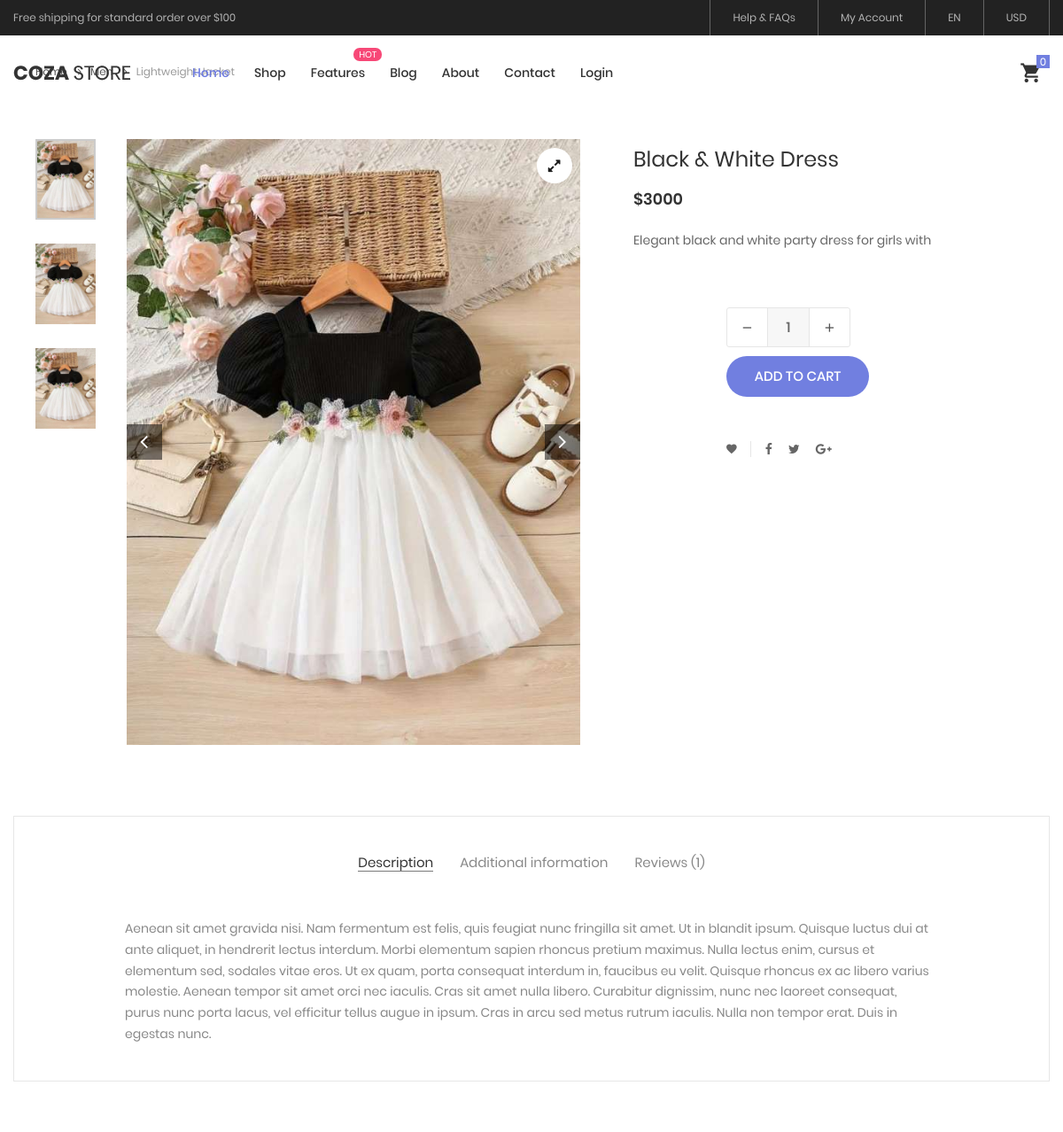
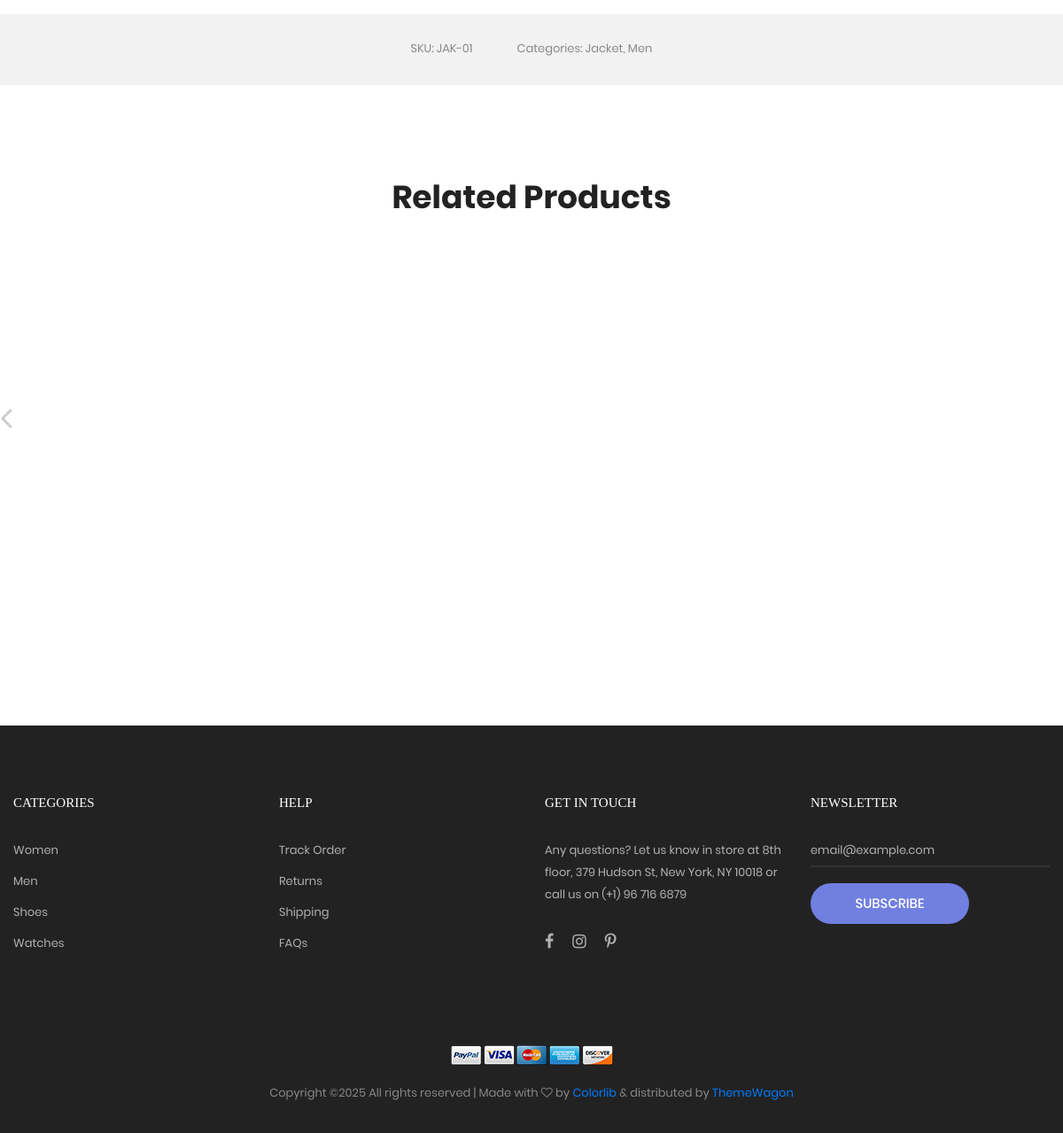
The app's page /product-detail.php?id=6 with its own data (2 pictures, top to bottom).
### tables this page shows
CREATE TABLE `add_product` (
  `p_id` int(11) NOT NULL,
  `p_name` varchar(20) DEFAULT NULL,
  `p_description` varchar(50) DEFAULT NULL,
  `p_qty` int(11) DEFAULT NULL,
  `p_price` int(11) DEFAULT NULL,
  `cat_id` int(11) DEFAULT NULL,
  `p_image` text DEFAULT NULL
);

### product-detail.php (the view, shortened to what this page needs)
<?php
include "header.php";
?>
	<div class="container">
		<div class="bread-crumb flex-w p-l-25 p-r-15 p-t-30 p-lr-0-lg">
			<a href="index.html" class="stext-109 cl8 hov-cl1 trans-04">
			</a>
			<a href="product.html" class="stext-109 cl8 hov-cl1 trans-04">
			</a>
			<span class="stext-109 cl4">
				Lightweight Jacket
			</span>
		</div>
	</div>
	<?php
	if(isset($_GET['id'])){
		$fetctproduct = mysqli_query($con, "SELECT * FROM add_product WHERE p_id = '".$_GET['id']."'");
		$data = mysqli_fetch_assoc($fetctproduct);
		?>
		<form action="code.php" method="POST">
	<section class="sec-product-detail bg0 p-t-65 p-b-60">
		<div class="container">
			<div class="row">
				<div class="col-md-6 col-lg-7 p-b-30">
					<div class="p-l-25 p-r-30 p-lr-0-lg">
						<div class="wrap-slick3 flex-sb flex-w">
							<div class="wrap-slick3-dots"></div>
							<div class="slick3 gallery-lb">
								<div class="item-slick3" data-thumb="image/<?php echo $data['p_image'];?>">
									<div class="wrap-pic-w pos-relative">
										<img src="image/<?php echo $data['p_image'];?>" alt="IMG-PRODUCT">
										<a class="flex-c-m size-108 how-pos1 bor0 fs-16 cl10 bg0 hov-btn3 trans-04" href="images/product-detail-01.jpg">
											<i class="fa fa-expand"></i>
										</a>
									</div>
								</div>
							</div>
						</div>
					</div>
				</div>
				<div class="col-md-6 col-lg-5 p-b-30">
					<div class="p-r-50 p-t-5 p-lr-0-lg">
						<h4 class="mtext-105 cl2 js-name-detail p-b-14">
							<?php
							echo $data ['p_name'];
							?>
						</h4>
						<span class="mtext-106 cl2">
							<?php
							echo "$" .$data ['p_price'];
							?>
						</span>
						<p class="stext-102 cl3 p-t-23">
							<?php
							echo $data ['p_description'];
							?>
						</p>
						<div class="p-t-33">
							<div class="flex-w flex-r-m p-b-10">
							</div>
							<div class="flex-w flex-r-m p-b-10">
							</div>
							<div class="flex-w flex-r-m p-b-10">
								<div class="size-204 flex-w flex-m respon6-next">
									<div class="wrap-num-product flex-w m-r-20 m-tb-10">
										<div class="btn-num-product-down cl8 hov-btn3 trans-04 flex-c-m">
											<i class="fs-16 zmdi zmdi-minus"></i>
										</div>
										<input class="mtext-104 cl3 txt-center num-product" type="number" name="p_qty" value="1">
										<div class="btn-num-product-up cl8 hov-btn3 trans-04 flex-c-m">
											<i class="fs-16 zmdi zmdi-plus"></i>
										</div>
									</div>
									<?php
									if(isset($_SESSION['user_id'])){
									?>
									<button class="flex-c-m stext-101 cl0 size-101 bg1 bor1 hov-btn1 p-lr-15 trans-04 js-addcart-detail" name="add_to_cart">
										Add to cart
									</button>
									<?php
									}
									else{
										?>
										<a href="login.php" class="flex-c-m stext-101 cl0 size-101 bg1 bor1 hov-btn1 p-lr-15 trans-04 js-addcart-detail">
										Add to cart
									</a>
									<?php
									}
									?>
								</div>
							</div>
						</div>
						<div class="flex-w flex-m p-l-100 p-t-40 respon7">
							<div class="flex-m bor9 p-r-10 m-r-11">
								<a href="#" class="fs-14 cl3 hov-cl1 trans-04 lh-10 p-lr-5 p-tb-2 js-addwish-detail tooltip100" data-tooltip="Add to Wishlist">
									<i class="zmdi zmdi-favorite"></i>
								</a>
							</div>
							<a href="#" class="fs-14 cl3 hov-cl1 trans-04 lh-10 p-lr-5 p-tb-2 m-r-8 tooltip100" data-tooltip="Facebook">
								<i class="fa fa-facebook"></i>
							</a>
							<a href="#" class="fs-14 cl3 hov-cl1 trans-04 lh-10 p-lr-5 p-tb-2 m-r-8 tooltip100" data-tooltip="Twitter">
								<i class="fa fa-twitter"></i>
							</a>
							<a href="#" class="fs-14 cl3 hov-cl1 trans-04 lh-10 p-lr-5 p-tb-2 m-r-8 tooltip100" data-tooltip="Google Plus">
								<i class="fa fa-google-plus"></i>
							</a>
						</div>
					</div>
				</div>
			</div>
			<div class="bor10 m-t-50 p-t-43 p-b-40">
				<div class="tab01">
					<ul class="nav nav-tabs" role="tablist">
						<li class="nav-item p-b-10">
							<a class="nav-link active" data-toggle="tab" href="#description" role="tab">Description</a>
						</li>
						<li class="nav-item p-b-10">
							<a class="nav-link" data-toggle="tab" href="#information" role="tab">Additional information</a>
						</li>
						<li class="nav-item p-b-10">
							<a class="nav-link" data-toggle="tab" href="#reviews" role="tab">Reviews (1)</a>
						</li>
					</ul>
					<div class="tab-content p-t-43">
						<div class="tab-pane fade show active" id="description" role="tabpanel">
							<div class="how-pos2 p-lr-15-md">
								<p class="stext-102 cl6">
									Aenean sit amet gravida nisi. Nam fermentum est felis, quis feugiat nunc fringilla sit amet. Ut in blandit ipsum. Quisque luctus dui at ante aliquet, in hendrerit lectus interdum. Morbi elementum sapien rhoncus pretium maximus. Nulla lectus enim, cursus et elementum sed, sodales vitae eros. Ut ex quam, porta consequat interdum in, faucibus eu velit. Quisque rhoncus ex ac libero varius molestie. Aenean tempor sit amet orci nec iaculis. Cras sit amet nulla libero. Curabitur dignissim, nunc nec laoreet consequat, purus nunc porta lacus, vel efficitur tellus augue in ipsum. Cras in arcu sed metus rutrum iaculis. Nulla non tempor erat. Duis in egestas nunc.
								</p>
							</div>
						</div>
					</div>
				</div>
			</div>
		</div>
		<div class="bg6 flex-c-m flex-w size-302 m-t-73 p-tb-15">
			<span class="stext-107 cl6 p-lr-25">
				SKU: JAK-01
			</span>
			<span class="stext-107 cl6 p-lr-25">
				Categories: Jacket, Men
			</span>
		</div>
	</section>
	</form>
	<?php
	}
	?>
	<section class="sec-relate-product bg0 p-t-45 p-b-105">
		<div class="container">
			<div class="p-b-45">
				<h3 class="ltext-106 cl5 txt-center">
					Related Products
				</h3>
			</div>
			<div class="wrap-slick2">
				<div class="slick2">
					<div class="item-slick2 p-l-15 p-r-15 p-t-15 p-b-15">
						<div class="block2">
							<div class="block2-pic hov-img0">
								<img src="images/product-01.jpg" alt="IMG-PRODUCT">
							</div>
							<div class="block2-txt flex-w flex-t p-t-14">
								<div class="block2-txt-child1 flex-col-l ">
									<a href="product-detail.html" class="stext-104 cl4 hov-cl1 trans-04 js-name-b2 p-b-6">
									</a>
									<span class="stext-105 cl3">
									</span>
								</div>
								<div class="block2-txt-child2 flex-r p-t-3">
									<a href="#" class="btn-addwish-b2 dis-block pos-relative js-addwish-b2">
										<img class="icon-heart1 dis-block trans-04" src="images/icons/icon-heart-01.png" alt="ICON">
									</a>
								</div>
							</div>
						</div>
					</div>
					<div class="item-slick2 p-l-15 p-r-15 p-t-15 p-b-15">
						<div class="block2">
							<div class="block2-pic hov-img0">
								<img src="images/product-02.jpg" alt="IMG-PRODUCT">
							</div>
							<div class="block2-txt flex-w flex-t p-t-14">
								<div class="block2-txt-child1 flex-col-l ">
									<a href="product-detail.html" class="stext-104 cl4 hov-cl1 trans-04 js-name-b2 p-b-6">
									</a>
									<span class="stext-105 cl3">
									</span>
								</div>
								<div class="block2-txt-child2 flex-r p-t-3">
									<a href="#" class="btn-addwish-b2 dis-block pos-relative js-addwish-b2">
										<img class="icon-heart1 dis-block trans-04" src="images/icons/icon-heart-01.png" alt="ICON">
									</a>
								</div>
							</div>
						</div>
					</div>
					<div class="item-slick2 p-l-15 p-r-15 p-t-15 p-b-15">
						<div class="block2">
							<div class="block2-pic hov-img0">
								<img src="images/product-03.jpg" alt="IMG-PRODUCT">
							</div>
							<div class="block2-txt flex-w flex-t p-t-14">
								<div class="block2-txt-child1 flex-col-l ">
									<a href="product-detail.html" class="stext-104 cl4 hov-cl1 trans-04 js-name-b2 p-b-6">
									</a>
									<span class="stext-105 cl3">
									</span>
								</div>
								<div class="block2-txt-child2 flex-r p-t-3">
									<a href="#" class="btn-addwish-b2 dis-block pos-relative js-addwish-b2">
										<img class="icon-heart1 dis-block trans-04" src="images/icons/icon-heart-01.png" alt="ICON">
									</a>
								</div>
							</div>
						</div>
					</div>
					<div class="item-slick2 p-l-15 p-r-15 p-t-15 p-b-15">
						<div class="block2">
							<div class="block2-pic hov-img0">
								<img src="images/product-04.jpg" alt="IMG-PRODUCT">
							</div>
							<div class="block2-txt flex-w flex-t p-t-14">
								<div class="block2-txt-child1 flex-col-l ">
									<a href="product-detail.html" class="stext-104 cl4 hov-cl1 trans-04 js-name-b2 p-b-6">
									</a>
									<span class="stext-105 cl3">
									</span>
								</div>
								<div class="block2-txt-child2 flex-r p-t-3">
									<a href="#" class="btn-addwish-b2 dis-block pos-relative js-addwish-b2">
										<img class="icon-heart1 dis-block trans-04" src="images/icons/icon-heart-01.png" alt="ICON">
									</a>
								</div>
							</div>
						</div>
					</div>
				</div>
			</div>
		</div>
	</section>
<?php
include "footer.php";
?>

### css/main.css (style rules this page uses)
.container { max-width: 1380px; }
@media (max-width: 1600px) { .container { max-width: 1200px; } }
.slick-slide { outline: none !important; }
.wrap-slick2 { position: relative; margin-right: -15px; margin-left: -15px; }
.wrap-slick3 { position: relative; }
.wrap-slick3-dots { width: 11.111111%; }
.slick3 { width: 83.333333%; }
.tab01 .nav-tabs { display: -webkit-box; display: -webkit-flex; display: -moz-box; display: -ms-flexbox; display: flex; flex-wrap: wrap; justify-content: center; align-items: center; border: none; }
.tab01 .nav-tabs .nav-item { margin: 0px 15px; }
.tab01 .nav-link { font-family: Poppins-Regular; font-size: 15px; color: #888; line-height: 1.2; padding: 0; border-radius: 0px; border: none; border-bottom: 1px solid transparent; -webkit-transition: all 0.4s; -o-transition: all 0.4s; -moz-transition: all 0.4s; transition: all 0.4s; }
.tab01 .nav-link.active { color: #333; border-color: #797979; }
.wrap-num-product { width: 140px; height: 45px; border: 1px solid #e6e6e6; border-radius: 3px; overflow: hidden; }
.btn-num-product-up, .btn-num-product-down { width: 45px; height: 100%; cursor: pointer; }
.num-product { width: calc(100% - 90px); height: 100%; border-left: 1px solid #e6e6e6; border-right: 1px solid #e6e6e6; background-color: #f7f7f7; }
input.num-product { -moz-appearance: textfield; appearance: none; -webkit-appearance: none; }
.tooltip100 { position: relative; }
.tooltip100::after { content: attr(data-tooltip); font-family: Poppins-Regular; font-size: 12px; color: #888; line-height: 18px; white-space: nowrap; display: block; position: absolute; background: #fff; border: 1px solid #ccc; height: 20px; padding: 0px 8px; top: -35px; left: 50%; -webkit-transform: translateX(-50%); -moz-transform: translateX(-50%); -ms-transform: translateX(-50%); -o-transform: translateX(-50%); transform: translateX(-50%); box-shadow: 0 3px 6px 0px rgba(0,0,0,0.18); -moz-box-shadow: 0 3px 6px 0px rgba(0,0,0,0.18); -webkit-box-shadow: 0 3px 6px 0px rgba(0,0,0,0.18); -o-box-shadow: 0 3px 6px 0px rgba(0,0,0,0.18); -ms-box-shadow: 0 3px 6px 0px rgba(0,0,0,0.18); -webkit-transition: all 0.2s; -o-transition: all 0.2s; -moz-transition: all 0.2s; transition: all 0.2s; visibility: hidden; opacity: 0; }
.block2-pic { position: relative; }
.block2-txt-child1 { width: calc(100% - 30px); }
.block2-txt-child2 { width: 30px; }
.cl0 { color: #fff; }
.cl2 { color: #333; }
.cl3 { color: #666; }
.cl4 { color: #999; }
.cl5 { color: #222; }
.cl6 { color: #888; }
.cl8 { color: #555; }
.cl10 { color: #1d1d1d; }
.stext-101 { font-family: Poppins-Medium; font-size: 15px; line-height: 1.466667; text-transform: uppercase; }
.stext-102 { font-family: Poppins-Regular; font-size: 14px; line-height: 1.7; }
.stext-104 { font-family: Poppins-Regular; font-size: 14px; line-height: 1.466667; }
.stext-105 { font-family: Poppins-Regular; font-size: 14px; line-height: 1.466667; letter-spacing: 1px; }
.stext-107 { font-family: Poppins-Regular; font-size: 13px; line-height: 1.923; }
.stext-109 { font-family: Poppins-Regular; font-size: 12px; line-height: 1.833333; }
.mtext-104 { font-family: Poppins-Medium; font-size: 16px; line-height: 1.6; }
.mtext-105 { font-family: Poppins-Regular; font-size: 24px; line-height: 1.5; }
.mtext-106 { font-family: Poppins-SemiBold; font-size: 18px; line-height: 1.388888; }
.ltext-106 { font-family: Poppins-Bold; font-size: 36px; line-height: 1.2; }
.size-101 { min-width: 161px; height: 46px; }
.size-108 { width: 40px; height: 40px; }
.size-204 { width: calc(100% - 105px); }
.size-302 { min-height: 80px; }
.bg0 { background-color: #fff; }
.bg1 { background-color: #717fe0; }
.bg6 { background-color: #f2f2f2; }
.bor0 { border-radius: 50%; }
.bor1 { border-radius: 23px; }
.bor9 { border-right: 1px solid #e6e6e6; }
.bor10 { border: 1px solid #e6e6e6; }
.how-pos1 { position: absolute; top: 10px; right: 10px; }
.how-pos2 { padding-left: 10.7%; padding-right: 11%; }
.hov-img0 { display: block; overflow: hidden; }
.hov-img0 img { width: 100%; -webkit-transition: transform 0.9s ease; -o-transition: transform 0.9s ease; -moz-transition: transform 0.9s ease; transition: transform 0.9s ease; }

### records on screen
add_product: p_image (picture), p_name "Black & White Dress", p_price "3000", p_description "Elegant black and white party dress for girls with"
